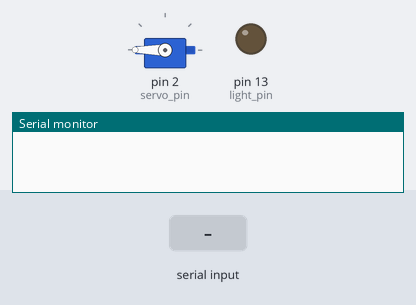
Recording of a sketch running on a simulated Arduino Uno, built with avr-gcc and run on an emulated ATmega328P. On the bench: servo, output pins drawn as LEDs (lit = HIGH), the last lines printed to the serial monitor. The inputs (shaded band) are chosen by the test bench.

Above: at 1.2 s.
1.3 s: "1" received over Serial
At 1.7 s:
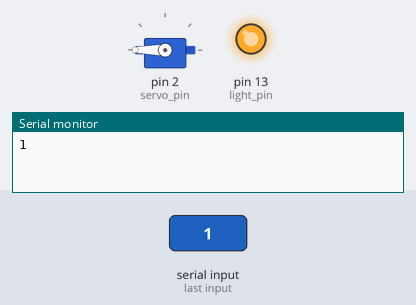
At 3.46 s:
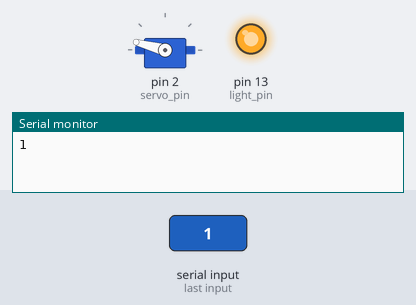
Timing chart, 0 to 21.0 s (numbered marks = the images above; inputs shaded):
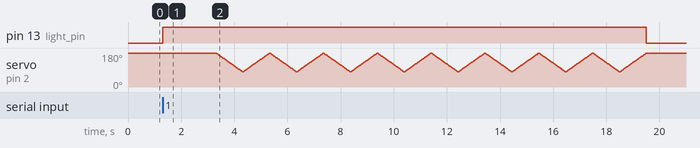

The sketch:

writer.ino
```cpp
// V2 of Scribbler code for CornerHouse
// (c) 2015 Bob Clough
// Released under the GPL v3

// CONFIG SECTION
int light_pin = 13; // Light pin - relay is connected to this
int servo_pin = 2;  // Servo pin
int srv_min = 80;   // Minimum position of the servo
int srv_max = 180;  // Maximum position of the servo - This is also the rest position
int cycles = 8;     // Number of sweeps to run the servo through per '1' received
// END CONFIG SECTION

#include <Servo.h>
Servo penservo;
int pos = 0;
char readchar;

void setup() {
  Serial.begin(9600);
  penservo.attach(servo_pin);
  penservo.write(srv_max);
  pinMode(light_pin, OUTPUT);
}

void loop() {
  if (Serial.available()) {
    readchar = Serial.read();
    Serial.println(readchar);
    if (readchar == '1')
    {
      digitalWrite(light_pin, HIGH);
      delay(2000);
      for(int cycle = cycles; cycle > 0; cycle--)
      {
        for(pos = srv_max; pos>=srv_min; pos-=1)     // goes from 180 degrees to 0 degrees
        {
          penservo.write(pos);              // tell servo to go to position in variable 'pos'
          delay(10);                       // waits 15ms for the servo to reach the position
        }
        for(pos = srv_min; pos < srv_max; pos += 1)  // goes from 0 degrees to 180 degrees
        {                                  // in steps of 1 degree
          penservo.write(pos);              // tell servo to go to position in variable 'pos'
          delay(10);                       // waits 15ms for the servo to reach the position
        }
      }
      digitalWrite(light_pin, LOW);
      Serial.flush();
    }
  }
}
```
